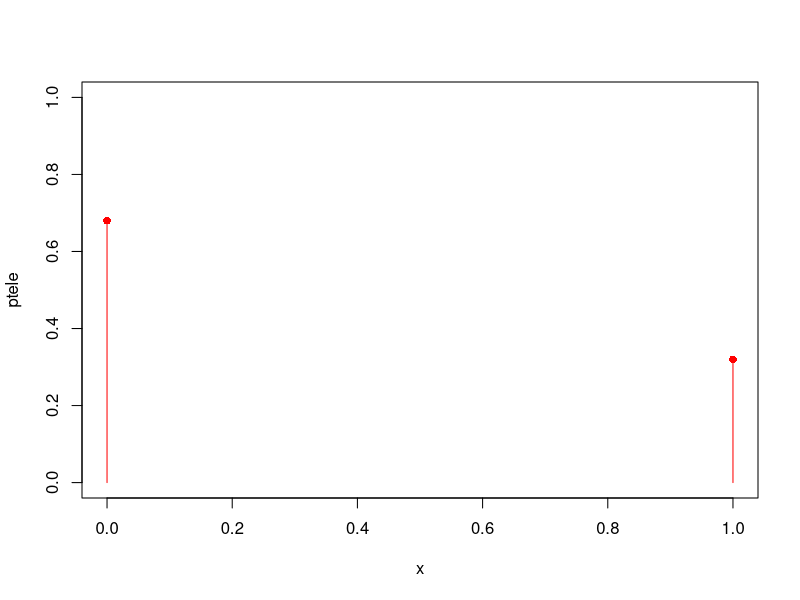
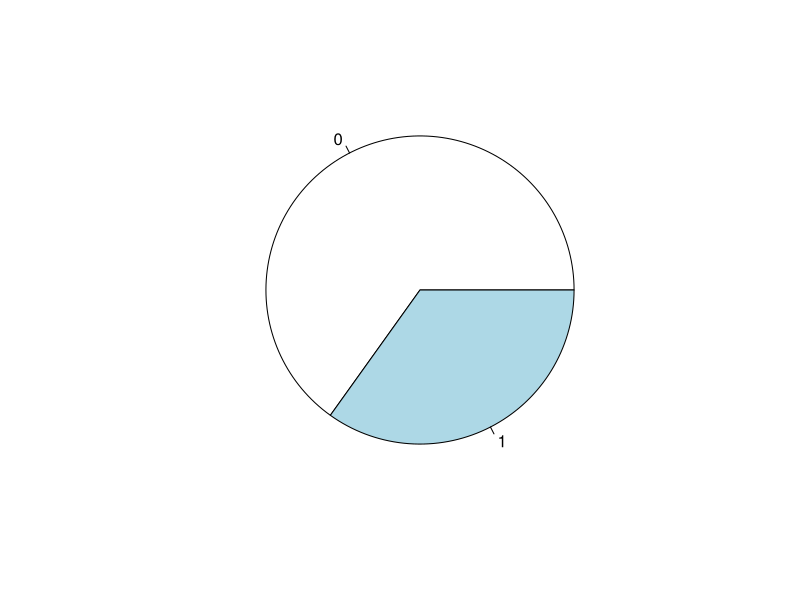
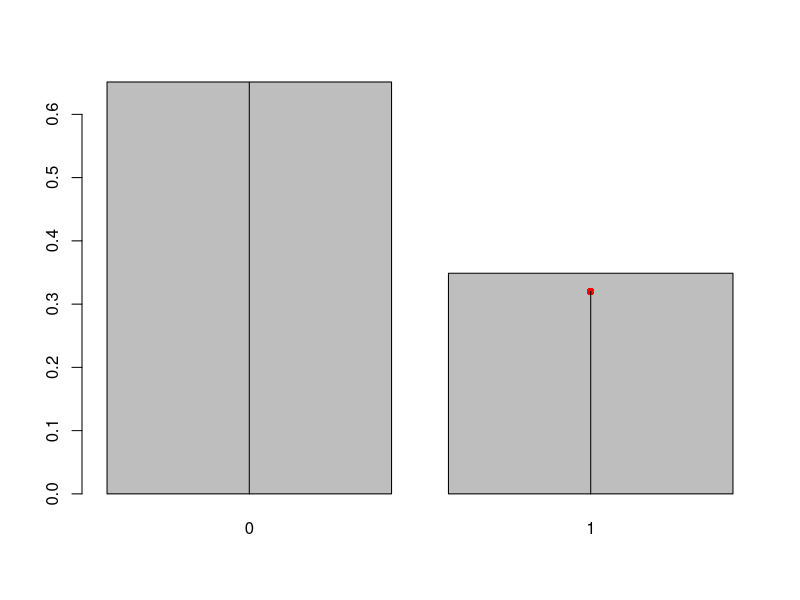

Source code (R) for these figures, in order: (Note: this script raises an error after producing the figures.)
# Assaig Bernoulli
x <- c(0,1)
ptele <- c(0.68,0.32)
plot(x,ptele, type="h", ylim=x,col="red")
points(x,ptele,pch=16,col="red")
n <- 43
mostra <- sample(x,n,ptele,replace=TRUE)
pie <- pie(table(mostra))
bar <- barplot(table(mostra)/n)
points(bar, ptele, pch=16,col="red")
lines(bar,ptele,type="h")
# a) numericament, amb enquestes tendeix a inf
X <- function(i){(sum(sample(x,n,ptele,replace=TRUE)))}
set.seed(123)
m <- 400000 # fem 40 enquestes de 43 persones dient si tenen 2 teles
enquestes <- sapply(1:m,X)
# barplot(table(sapply(1:m,X)))
fr <- table(enquestes)/m
fr
fr[13]
fr[17]
# a) amb R
dbinom(13,43,0.32) # probabilitat que 13 persones tinguin 2 teles P(X=13)
pbinom(16,44,0.32) # probabilitat de 0 a 16 persones tinguin 2 teles P(X<17)
# b) 24 llars i Y = màxim 1 tele
x2 <- c(0,1)
ptele2 <- c(0.32,0.68)
n2 <- 24
Y <- function(i){(sum(sample(x2,n2,ptele2,replace=TRUE)))}
enq <- sapply(1:m,Y)
enq
mean(enq)
var(enq)
quantile(enq)
qbinom(enq)
qbinom(0.25,24,0.68)
# c) 